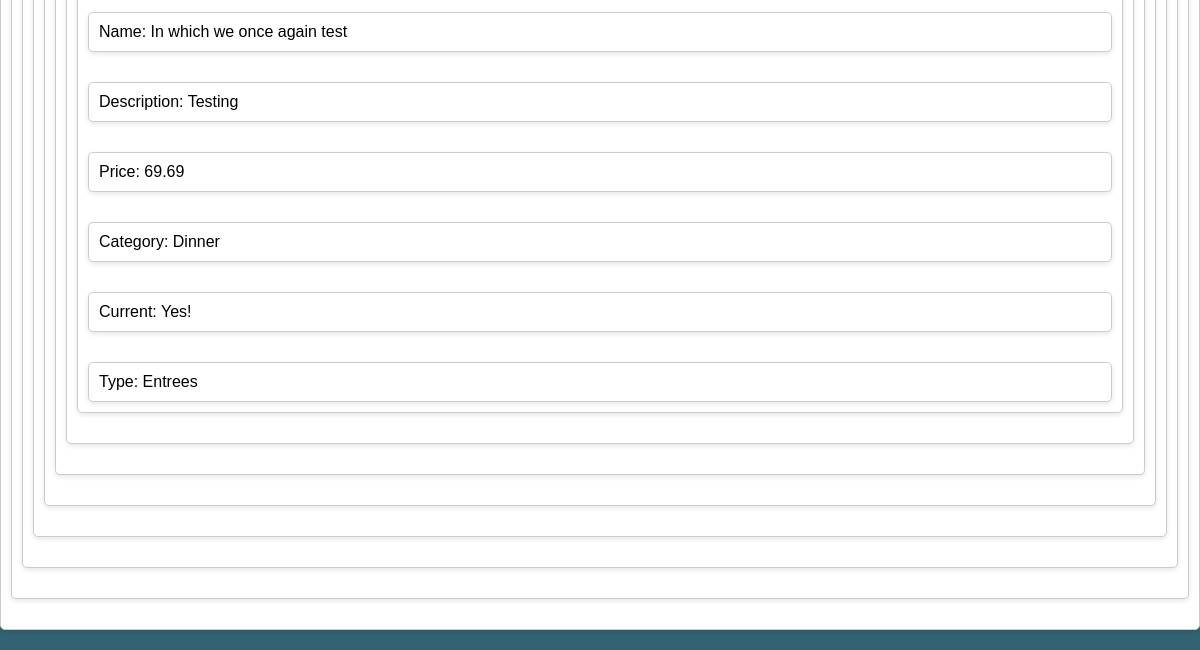
/test/ (lower part), run on an earlier commit of the app's database.
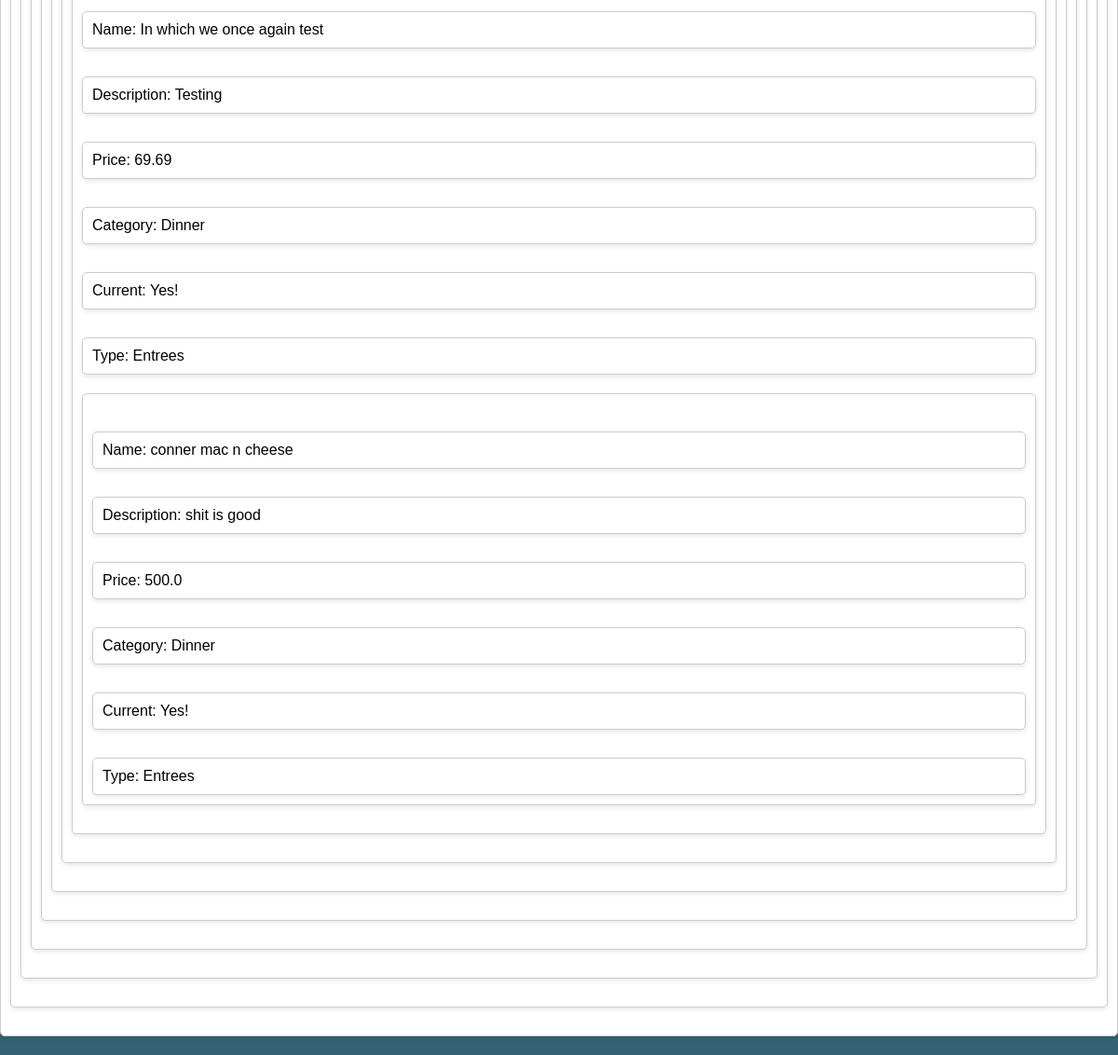
And on a later commit of the database.
### mcewens/models.py (models this page shows)
class MenuItem(models.Model):
    name = models.CharField(max_length=50)
    CATEGORY_CHOICES = (
        ("Brunch", "Brunch"),
        ("Lunch", "Lunch"),
        ("Dinner", "Dinner"),
        ("Wine and Cocktails", "Wine and Cocktails"),
    )
    category = models.CharField(choices=CATEGORY_CHOICES, max_length=50)
    TYPE_CHOICES = (
        ("Appetizers", "Appetizers"),
        ("Soups/Salads", "Soups/Salads"),
        ("Entrees", "Entrees"),
        ("Desserts", "Desserts"),
        ("Wine", "Wine"),
        ("Cocktails", "Cocktails"),
    )
    item_type = models.CharField(choices=TYPE_CHOICES, max_length=50, blank=True)
    description = models.CharField(max_length=200, blank=True)
    price = models.FloatField()
    current = models.IntegerField(default=1)
    class Meta:
        unique_together = ("name", "category")

### mcewens/views.py (the view)
# urls.py: path("test/", EXAMPLE_create_menu_item_view, name="test"),
def EXAMPLE_create_menu_item_view(request):
    menuItems = MenuItem.objects.all()
    if request.method == "POST":
        form = MenuItemForm(request.POST)
        try:
            item = form.save(commit=False)
            if form.is_valid():
                form = MenuItemForm()
                context = {
                    "id": item.id,
                    "name": item.name,
                    "price": item.price,
                    "description": item.description,
                    "category": item.category,
                    "current": item.current,
                    "item_type": item.item_type,
                    "form": form,
                    "menuItems": menuItems,
                }
                item.save()
        except:
            error = "Something went wrong! Perhaps a menu item with this name and category already exists?"
            form = MenuItemForm()
            context = {"error": error, "menuItems": menuItems, "form": form}
        return render(request, "test.html", context)
    else:
        form = MenuItemForm()
        return render(request, "test.html", {"form": form, "menuItems": menuItems})

### mcewens/templates/test.html (shortened to what this page needs)
<!DOCTYPE html>
<html lang="en">
<head>
</head>
<body>
  {% for menuItem in menuItems %}
  <div class="menu-item-{{menuItem.id}}">
    <p>Name: {{menuItem.name}}</p>
    <p>Description: {{menuItem.description}}</p>
    <p>Price: {{menuItem.price}}</p>
    <p>Category: {{ menuItem.category }}</p>
    {%if menuItem.current is 1 %}<p>Current: Yes!</p>
    {% else %}<p> Current: No!</p>
    {% endif %}<p> Type: {{ menuItem.item_type }}</p>
    {% endfor %}
</body>
</html>

What changed in the data, as far as the page shows it:
added MenuItem: name "conner mac n cheese", description "shit is good", price "500.0", category "Dinner", current "Current: Yes!", item_type "Entrees"
